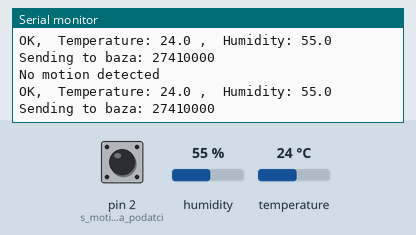
A sketch run on a simulated Arduino Uno, built with avr-gcc and run on an emulated ATmega328P. On the bench: the last lines printed to the serial monitor. The inputs (shaded band) are chosen by the test bench; at power-on: pin 2 (s_motion_senzora_podatci) HIGH, humidity 55 %, temperature 24 °C.

Above: at 6.2 s.
6.3 s: pin 2 (s_motion_senzora_podatci) pulled LOW for 3 s
At 6.8 s:
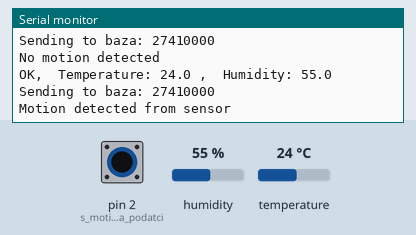
12.8 s: pin 2 (s_motion_senzora_podatci) pulled LOW for 3 s
At 14.1 s:
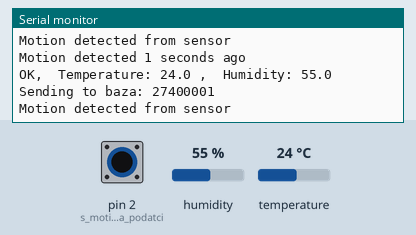
27.4 s: humidity set to 22 %
At 28.2 s:
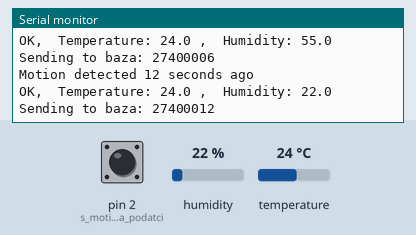
33.9 s: temperature set to 12 °C
At 39.1 s:
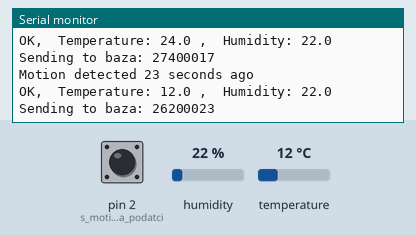
40.4 s: humidity set to 40 %
At 45.1 s:
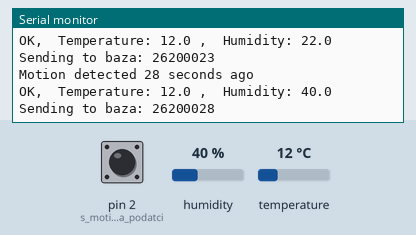
Timing chart, 0 to 46.6 s (numbered marks = the images above; inputs shaded):
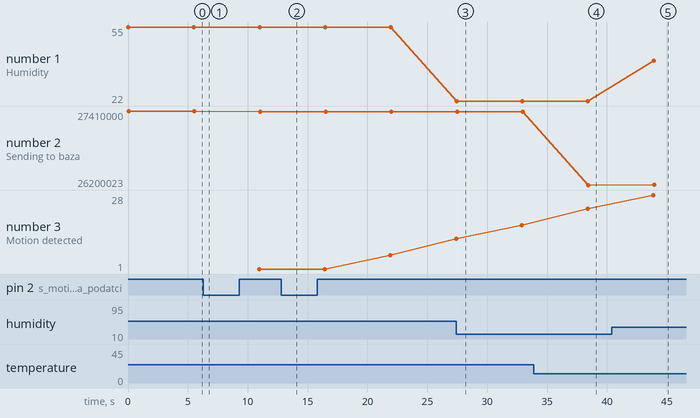

Measured:
- after the input at 6.3 s, the serial monitor: prints a new line at once (image 1)
- after the input at 12.8 s, the serial monitor: prints a new line at once (image 2)
- after the input at 27.4 s, the serial monitor: prints a new line at once (image 3)
- after the input at 33.9 s, the serial monitor: prints a new line after 4.5 s (image 4)
- after the input at 40.4 s, the serial monitor: prints a new line after 3.5 s (image 5)
- plotted number 1: 55 → 22 after the input at 27.4 s, 22 → 40 after the input at 40.4 s
- plotted number 2: 27410000 → 27400001 after the input at 6.3 s, 27400001 → 27400006 after the input at 12.8 s, 27400017 → 26200023 after the input at 33.9 s
- plotted number 3: 1 → 6 after the input at 12.8 s

The sketch:

Ured.ino
```cpp
#include <dht.h>

//Elektronika u uredu

#include <RCSwitch.h>
#include <Time.h>

RCSwitch transmiter = RCSwitch();

int ured = 1;
int lastmotiontime = -1;
dht DHT;

void setup() {
  Serial.begin(9600);
  transmiter.enableTransmit(10); //transmitter na pin 10
  pinMode(2, INPUT_PULLUP);   //s motion senzora podatci, pin 2
  attachInterrupt(0, sendAlert, CHANGE);
  randomSeed(A0);

}

void loop() {

  // ocitanje senzora
  int lightOn = 2;

  int lastMotionBefore = getLastMotionBefore();
  int tempAndHum[] = {0,0};
  getTempAndHumidity(tempAndHum);

  int temp = tempAndHum[0] + 50; //because we dont want negative temperatures


  //slanje podataka ukomponiranih u 1 long broj
  long data = lightOn * 10000000;
  data =  data + (temp * 100000);
  data = data + lastMotionBefore;
  Serial.print("Sending to baza: ");Serial.println(data);
  transmiter.send(data, 32);

  // cakanje 5 sekundi
  delay(5000);
}


int getLastMotionBefore(){

  int currentSecond = now();
  if (lastmotiontime == -1) {
    Serial.println("No motion detected");
    return 10000;
  }
  else {
    int lastMotionBefore = currentSecond - lastmotiontime;
    Serial.print("Motion detected ");
    Serial.print(lastMotionBefore);
    Serial.println(" seconds ago");
    return lastMotionBefore;
  }
}


void getTempAndHumidity(int tempAndHum[]){

  int termRead = DHT.read11(6);
  switch (termRead)
  {
    case DHTLIB_OK:
      Serial.print("OK,\t");
      break;
    default:
      Serial.print("Unknown error,\t");
      break;
  }

  tempAndHum[0] = DHT.temperature;
  tempAndHum[1] = DHT.humidity;

  Serial.print("Temperature: ");
  Serial.print(DHT.temperature, 1);
  Serial.print(" ,\tHumidity: ");
  Serial.println(DHT.humidity ,1);

}


void sendAlert() {
  Serial.println("Motion detected from sensor ");
  lastmotiontime = now();
}
```
